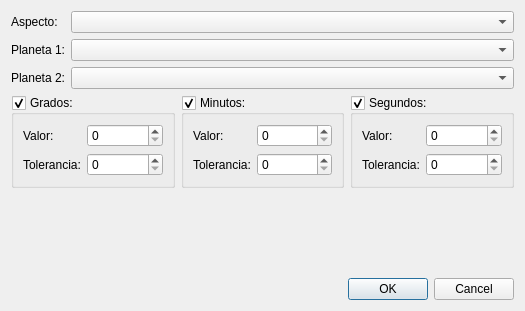
<?xml version="1.0" encoding="UTF-8"?>
<ui version="4.0">
 <class>aspectsDialog</class>
 <widget class="QDialog" name="aspectsDialog">
  <property name="geometry">
   <rect>
    <x>0</x>
    <y>0</y>
    <width>525</width>
    <height>311</height>
   </rect>
  </property>
  <property name="windowTitle">
   <string>Dialog</string>
  </property>
  <layout class="QVBoxLayout" name="verticalLayout">
   <item>
    <layout class="QFormLayout" name="formLayout">
     <item row="0" column="0">
      <widget class="QLabel" name="aspectoLabel">
       <property name="text">
        <string>Aspecto:</string>
       </property>
      </widget>
     </item>
     <item row="0" column="1">
      <widget class="QComboBox" name="aspectoComboBox"/>
     </item>
     <item row="1" column="0">
      <widget class="QLabel" name="planeta1Label">
       <property name="text">
        <string>Planeta 1:</string>
       </property>
      </widget>
     </item>
     <item row="1" column="1">
      <widget class="QComboBox" name="planeta1ComboBox"/>
     </item>
     <item row="2" column="0">
      <widget class="QLabel" name="planeta2Label">
       <property name="text">
        <string>Planeta 2:</string>
       </property>
      </widget>
     </item>
     <item row="2" column="1">
      <widget class="QComboBox" name="planeta2ComboBox"/>
     </item>
    </layout>
   </item>
   <item>
    <layout class="QHBoxLayout" name="horizontalLayout">
     <property name="topMargin">
      <number>0</number>
     </property>
     <property name="rightMargin">
      <number>0</number>
     </property>
     <item>
      <widget class="QGroupBox" name="gradeGroupBox">
       <property name="title">
        <string>Grados:</string>
       </property>
       <property name="checkable">
        <bool>true</bool>
       </property>
       <layout class="QVBoxLayout" name="verticalLayout_2">
        <item>
         <layout class="QFormLayout" name="formLayout_2">
          <item row="0" column="0">
           <widget class="QLabel" name="gradosLabel">
            <property name="text">
             <string>Valor:</string>
            </property>
           </widget>
          </item>
          <item row="0" column="1">
           <widget class="QSpinBox" name="gradosSpinBox"/>
          </item>
          <item row="1" column="0">
           <widget class="QLabel" name="toleranciaLabel">
            <property name="text">
             <string>Tolerancia:</string>
            </property>
           </widget>
          </item>
          <item row="1" column="1">
           <widget class="QSpinBox" name="toleranciaGradosSpinBox"/>
          </item>
         </layout>
        </item>
       </layout>
      </widget>
     </item>
     <item>
      <widget class="QGroupBox" name="minutesGroupBox">
       <property name="title">
        <string>Minutos:</string>
       </property>
       <property name="checkable">
        <bool>true</bool>
       </property>
       <layout class="QVBoxLayout" name="verticalLayout_3">
        <item>
         <layout class="QFormLayout" name="formLayout_3">
          <item row="0" column="0">
           <widget class="QLabel" name="valorLabel">
            <property name="text">
             <string>Valor:</string>
            </property>
           </widget>
          </item>
          <item row="0" column="1">
           <widget class="QSpinBox" name="minutosSpinBox"/>
          </item>
          <item row="1" column="0">
           <widget class="QLabel" name="toleranciaLabel_2">
            <property name="text">
             <string>Tolerancia:</string>
            </property>
           </widget>
          </item>
          <item row="1" column="1">
           <widget class="QSpinBox" name="toleranciaMinutosSpinBox"/>
          </item>
         </layout>
        </item>
       </layout>
      </widget>
     </item>
     <item>
      <widget class="QGroupBox" name="secondsGroupBox">
       <property name="title">
        <string>Segundos:</string>
       </property>
       <property name="checkable">
        <bool>true</bool>
       </property>
       <layout class="QVBoxLayout" name="verticalLayout_4">
        <item>
         <layout class="QFormLayout" name="formLayout_4">
          <item row="0" column="0">
           <widget class="QLabel" name="valorLabel_2">
            <property name="text">
             <string>Valor:</string>
            </property>
           </widget>
          </item>
          <item row="0" column="1">
           <widget class="QSpinBox" name="segundosSpinBox"/>
          </item>
          <item row="1" column="0">
           <widget class="QLabel" name="toleranciaLabel_3">
            <property name="text">
             <string>Tolerancia:</string>
            </property>
           </widget>
          </item>
          <item row="1" column="1">
           <widget class="QSpinBox" name="toleranciaSegundosSpinBox"/>
          </item>
         </layout>
        </item>
       </layout>
      </widget>
     </item>
    </layout>
   </item>
   <item>
    <spacer name="verticalSpacer">
     <property name="orientation">
      <enum>Qt::Vertical</enum>
     </property>
     <property name="sizeHint" stdset="0">
      <size>
       <width>20</width>
       <height>10</height>
      </size>
     </property>
    </spacer>
   </item>
   <item>
    <widget class="QDialogButtonBox" name="buttonBox">
     <property name="orientation">
      <enum>Qt::Horizontal</enum>
     </property>
     <property name="standardButtons">
      <set>QDialogButtonBox::Cancel|QDialogButtonBox::Ok</set>
     </property>
    </widget>
   </item>
  </layout>
 </widget>
 <resources/>
 <connections>
  <connection>
   <sender>buttonBox</sender>
   <signal>accepted()</signal>
   <receiver>aspectsDialog</receiver>
   <slot>accept()</slot>
   <hints>
    <hint type="sourcelabel">
     <x>257</x>
     <y>301</y>
    </hint>
    <hint type="destinationlabel">
     <x>157</x>
     <y>274</y>
    </hint>
   </hints>
  </connection>
  <connection>
   <sender>buttonBox</sender>
   <signal>rejected()</signal>
   <receiver>aspectsDialog</receiver>
   <slot>reject()</slot>
   <hints>
    <hint type="sourcelabel">
     <x>325</x>
     <y>301</y>
    </hint>
    <hint type="destinationlabel">
     <x>286</x>
     <y>274</y>
    </hint>
   </hints>
  </connection>
  <connection>
   <sender>gradeGroupBox</sender>
   <signal>toggled(bool)</signal>
   <receiver>gradosSpinBox</receiver>
   <slot>setEnabled(bool)</slot>
   <hints>
    <hint type="sourcelabel">
     <x>69</x>
     <y>95</y>
    </hint>
    <hint type="destinationlabel">
     <x>118</x>
     <y>118</y>
    </hint>
   </hints>
  </connection>
  <connection>
   <sender>gradeGroupBox</sender>
   <signal>toggled(bool)</signal>
   <receiver>toleranciaGradosSpinBox</receiver>
   <slot>setEnabled(bool)</slot>
   <hints>
    <hint type="sourcelabel">
     <x>45</x>
     <y>92</y>
    </hint>
    <hint type="destinationlabel">
     <x>100</x>
     <y>149</y>
    </hint>
   </hints>
  </connection>
  <connection>
   <sender>minutesGroupBox</sender>
   <signal>toggled(bool)</signal>
   <receiver>minutosSpinBox</receiver>
   <slot>setEnabled(bool)</slot>
   <hints>
    <hint type="sourcelabel">
     <x>241</x>
     <y>97</y>
    </hint>
    <hint type="destinationlabel">
     <x>267</x>
     <y>124</y>
    </hint>
   </hints>
  </connection>
  <connection>
   <sender>minutesGroupBox</sender>
   <signal>toggled(bool)</signal>
   <receiver>toleranciaMinutosSpinBox</receiver>
   <slot>setEnabled(bool)</slot>
   <hints>
    <hint type="sourcelabel">
     <x>223</x>
     <y>94</y>
    </hint>
    <hint type="destinationlabel">
     <x>304</x>
     <y>158</y>
    </hint>
   </hints>
  </connection>
  <connection>
   <sender>secondsGroupBox</sender>
   <signal>toggled(bool)</signal>
   <receiver>segundosSpinBox</receiver>
   <slot>setEnabled(bool)</slot>
   <hints>
    <hint type="sourcelabel">
     <x>411</x>
     <y>100</y>
    </hint>
    <hint type="destinationlabel">
     <x>455</x>
     <y>118</y>
    </hint>
   </hints>
  </connection>
  <connection>
   <sender>secondsGroupBox</sender>
   <signal>toggled(bool)</signal>
   <receiver>toleranciaSegundosSpinBox</receiver>
   <slot>setEnabled(bool)</slot>
   <hints>
    <hint type="sourcelabel">
     <x>389</x>
     <y>95</y>
    </hint>
    <hint type="destinationlabel">
     <x>429</x>
     <y>156</y>
    </hint>
   </hints>
  </connection>
 </connections>
</ui>
